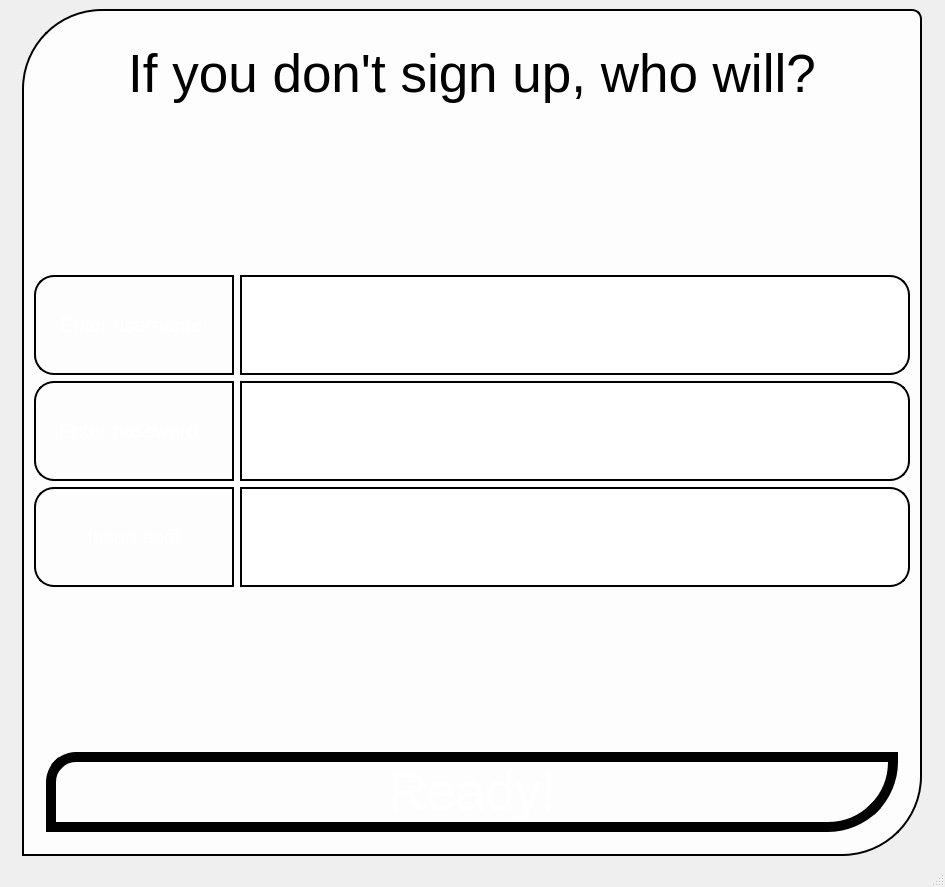
<?xml version="1.0" encoding="UTF-8"?>
<ui version="4.0">
 <class>MainWindow</class>
 <widget class="QMainWindow" name="MainWindow">
  <property name="geometry">
   <rect>
    <x>0</x>
    <y>0</y>
    <width>945</width>
    <height>887</height>
   </rect>
  </property>
  <property name="windowTitle">
   <string>MainWindow</string>
  </property>
  <widget class="QWidget" name="central_widget">
   <property name="styleSheet">
    <string notr="true">#central_widget {
 background: qlineargradient(x1:0, y1:0, x2:1, y2:1,
           stop:0 #4B0082, stop:0.5 #000000, stop:1 #4B0082);
}
</string>
   </property>
   <layout class="QHBoxLayout" name="horizontalLayout_3">
    <item>
     <layout class="QVBoxLayout" name="verticalLayout_2">
      <item>
       <widget class="QGroupBox" name="form_box">
        <property name="maximumSize">
         <size>
          <width>900</width>
          <height>1100</height>
         </size>
        </property>
        <property name="styleSheet">
         <string notr="true">#form_box{
 border: 2px solid black;
 background-color: rgba(255, 255, 255, 220);
color: white;
border-top-left-radius: 80px;
border-bottom-right-radius: 80px;
border-top-right-radius: 10px;
}

</string>
        </property>
        <property name="title">
         <string/>
        </property>
        <property name="flat">
         <bool>true</bool>
        </property>
        <layout class="QVBoxLayout" name="verticalLayout">
         <item>
          <widget class="QLabel" name="label">
           <property name="sizePolicy">
            <sizepolicy hsizetype="Preferred" vsizetype="Expanding">
             <horstretch>0</horstretch>
             <verstretch>0</verstretch>
            </sizepolicy>
           </property>
           <property name="maximumSize">
            <size>
             <width>16777215</width>
             <height>100</height>
            </size>
           </property>
           <property name="baseSize">
            <size>
             <width>0</width>
             <height>0</height>
            </size>
           </property>
           <property name="font">
            <font>
             <pointsize>40</pointsize>
            </font>
           </property>
           <property name="styleSheet">
            <string notr="true">color: black;</string>
           </property>
           <property name="text">
            <string>If you don't sign up, who will?</string>
           </property>
           <property name="alignment">
            <set>Qt::AlignCenter</set>
           </property>
          </widget>
         </item>
         <item>
          <spacer name="verticalSpacer">
           <property name="orientation">
            <enum>Qt::Vertical</enum>
           </property>
           <property name="sizeHint" stdset="0">
            <size>
             <width>20</width>
             <height>40</height>
            </size>
           </property>
          </spacer>
         </item>
         <item>
          <layout class="QFormLayout" name="formLayout">
           <item row="0" column="0">
            <widget class="QLabel" name="label_2">
             <property name="sizePolicy">
              <sizepolicy hsizetype="Expanding" vsizetype="Minimum">
               <horstretch>0</horstretch>
               <verstretch>0</verstretch>
              </sizepolicy>
             </property>
             <property name="minimumSize">
              <size>
               <width>200</width>
               <height>100</height>
              </size>
             </property>
             <property name="font">
              <font>
               <pointsize>15</pointsize>
              </font>
             </property>
             <property name="styleSheet">
              <string notr="true"> border: 2px solid black;
 background: qlineargradient(x1:0, y1:0, x2:1, y2:1,
           stop:0 #4B0082, stop:0.5 #000000, stop:1 #4B0082);
color: white;
border-top-left-radius: 20px;
border-bottom-left-radius: 20px;



</string>
             </property>
             <property name="text">
              <string>Enter username:</string>
             </property>
             <property name="alignment">
              <set>Qt::AlignCenter</set>
             </property>
            </widget>
           </item>
           <item row="0" column="1">
            <widget class="QLineEdit" name="lineEdit">
             <property name="sizePolicy">
              <sizepolicy hsizetype="Expanding" vsizetype="Minimum">
               <horstretch>0</horstretch>
               <verstretch>0</verstretch>
              </sizepolicy>
             </property>
             <property name="minimumSize">
              <size>
               <width>0</width>
               <height>100</height>
              </size>
             </property>
             <property name="baseSize">
              <size>
               <width>0</width>
               <height>100</height>
              </size>
             </property>
             <property name="font">
              <font>
               <pointsize>30</pointsize>
              </font>
             </property>
             <property name="styleSheet">
              <string notr="true"> border: 2px solid black;
 background: qlineargradient(x1:0, y1:0, x2:1, y2:1,
           stop:0 #4B0082, stop:0.5 #000000, stop:1 #4B0082);
color: white;
border-top-right-radius: 20px;
border-bottom-right-radius: 20px;

</string>
             </property>
             <property name="text">
              <string>Itamar</string>
             </property>
             <property name="alignment">
              <set>Qt::AlignLeading|Qt::AlignLeft|Qt::AlignTop</set>
             </property>
            </widget>
           </item>
           <item row="1" column="0">
            <widget class="QLabel" name="label_6">
             <property name="sizePolicy">
              <sizepolicy hsizetype="Expanding" vsizetype="Minimum">
               <horstretch>0</horstretch>
               <verstretch>0</verstretch>
              </sizepolicy>
             </property>
             <property name="minimumSize">
              <size>
               <width>200</width>
               <height>100</height>
              </size>
             </property>
             <property name="font">
              <font>
               <pointsize>15</pointsize>
              </font>
             </property>
             <property name="styleSheet">
              <string notr="true"> border: 2px solid black;
 background: qlineargradient(x1:0, y1:0, x2:1, y2:1,
           stop:0 #4B0082, stop:0.5 #000000, stop:1 #4B0082);
color: white;
border-top-left-radius: 20px;
border-bottom-left-radius: 20px;



</string>
             </property>
             <property name="text">
              <string>Enter password: </string>
             </property>
             <property name="alignment">
              <set>Qt::AlignCenter</set>
             </property>
            </widget>
           </item>
           <item row="1" column="1">
            <widget class="QLineEdit" name="lineEdit_2">
             <property name="sizePolicy">
              <sizepolicy hsizetype="Expanding" vsizetype="Minimum">
               <horstretch>0</horstretch>
               <verstretch>0</verstretch>
              </sizepolicy>
             </property>
             <property name="minimumSize">
              <size>
               <width>0</width>
               <height>100</height>
              </size>
             </property>
             <property name="baseSize">
              <size>
               <width>0</width>
               <height>100</height>
              </size>
             </property>
             <property name="font">
              <font>
               <pointsize>30</pointsize>
              </font>
             </property>
             <property name="styleSheet">
              <string notr="true"> border: 2px solid black;
 background: qlineargradient(x1:0, y1:0, x2:1, y2:1,
           stop:0 #4B0082, stop:0.5 #000000, stop:1 #4B0082);
color: white;
border-top-right-radius: 20px;
border-bottom-right-radius: 20px;

</string>
             </property>
             <property name="text">
              <string/>
             </property>
             <property name="alignment">
              <set>Qt::AlignCenter</set>
             </property>
            </widget>
           </item>
           <item row="2" column="0">
            <widget class="QLabel" name="label_5">
             <property name="sizePolicy">
              <sizepolicy hsizetype="Expanding" vsizetype="Minimum">
               <horstretch>0</horstretch>
               <verstretch>0</verstretch>
              </sizepolicy>
             </property>
             <property name="minimumSize">
              <size>
               <width>200</width>
               <height>100</height>
              </size>
             </property>
             <property name="font">
              <font>
               <pointsize>15</pointsize>
              </font>
             </property>
             <property name="styleSheet">
              <string notr="true"> border: 2px solid black;
 background: qlineargradient(x1:0, y1:0, x2:1, y2:1,
           stop:0 #4B0082, stop:0.5 #000000, stop:1 #4B0082);
color: white;
border-top-left-radius: 20px;
border-bottom-left-radius: 20px;



</string>
             </property>
             <property name="text">
              <string>Insert asdf</string>
             </property>
             <property name="alignment">
              <set>Qt::AlignCenter</set>
             </property>
            </widget>
           </item>
           <item row="2" column="1">
            <widget class="QLineEdit" name="lineEdit_3">
             <property name="sizePolicy">
              <sizepolicy hsizetype="Expanding" vsizetype="Minimum">
               <horstretch>0</horstretch>
               <verstretch>0</verstretch>
              </sizepolicy>
             </property>
             <property name="minimumSize">
              <size>
               <width>0</width>
               <height>100</height>
              </size>
             </property>
             <property name="baseSize">
              <size>
               <width>0</width>
               <height>100</height>
              </size>
             </property>
             <property name="font">
              <font>
               <pointsize>30</pointsize>
              </font>
             </property>
             <property name="styleSheet">
              <string notr="true"> border: 2px solid black;
 background: qlineargradient(x1:0, y1:0, x2:1, y2:1,
           stop:0 #4B0082, stop:0.5 #000000, stop:1 #4B0082);
color: white;
border-top-right-radius: 20px;
border-bottom-right-radius: 20px;

</string>
             </property>
             <property name="text">
              <string/>
             </property>
             <property name="alignment">
              <set>Qt::AlignBottom|Qt::AlignRight|Qt::AlignTrailing</set>
             </property>
            </widget>
           </item>
          </layout>
         </item>
         <item>
          <spacer name="verticalSpacer_2">
           <property name="orientation">
            <enum>Qt::Vertical</enum>
           </property>
           <property name="sizeHint" stdset="0">
            <size>
             <width>20</width>
             <height>40</height>
            </size>
           </property>
          </spacer>
         </item>
         <item>
          <widget class="QGroupBox" name="groupBox_2">
           <property name="sizePolicy">
            <sizepolicy hsizetype="Preferred" vsizetype="Minimum">
             <horstretch>0</horstretch>
             <verstretch>0</verstretch>
            </sizepolicy>
           </property>
           <property name="minimumSize">
            <size>
             <width>0</width>
             <height>0</height>
            </size>
           </property>
           <property name="styleSheet">
            <string notr="true">border: none;</string>
           </property>
           <property name="title">
            <string/>
           </property>
           <layout class="QHBoxLayout" name="horizontalLayout_2">
            <item>
             <widget class="QPushButton" name="ready_btn">
              <property name="sizePolicy">
               <sizepolicy hsizetype="Minimum" vsizetype="Minimum">
                <horstretch>0</horstretch>
                <verstretch>0</verstretch>
               </sizepolicy>
              </property>
              <property name="minimumSize">
               <size>
                <width>0</width>
                <height>0</height>
               </size>
              </property>
              <property name="font">
               <font>
                <pointsize>40</pointsize>
               </font>
              </property>
              <property name="styleSheet">
               <string notr="true"> border: 10px solid black;

 background: qlineargradient(x1:0, y1:0, x2:1, y2:1,
           stop:0 #4B0082, stop:0.5 #000000, stop:1 #4B0082);


color: white;
border-top-left-radius: 30px;
border-bottom-right-radius: 70px;


</string>
              </property>
              <property name="text">
               <string>Ready!</string>
              </property>
             </widget>
            </item>
           </layout>
          </widget>
         </item>
         <item>
          <layout class="QHBoxLayout" name="horizontalLayout"/>
         </item>
        </layout>
       </widget>
      </item>
     </layout>
    </item>
   </layout>
  </widget>
  <widget class="QMenuBar" name="menubar">
   <property name="geometry">
    <rect>
     <x>0</x>
     <y>0</y>
     <width>945</width>
     <height>21</height>
    </rect>
   </property>
  </widget>
  <widget class="QStatusBar" name="statusbar"/>
 </widget>
 <resources/>
 <connections/>
</ui>
